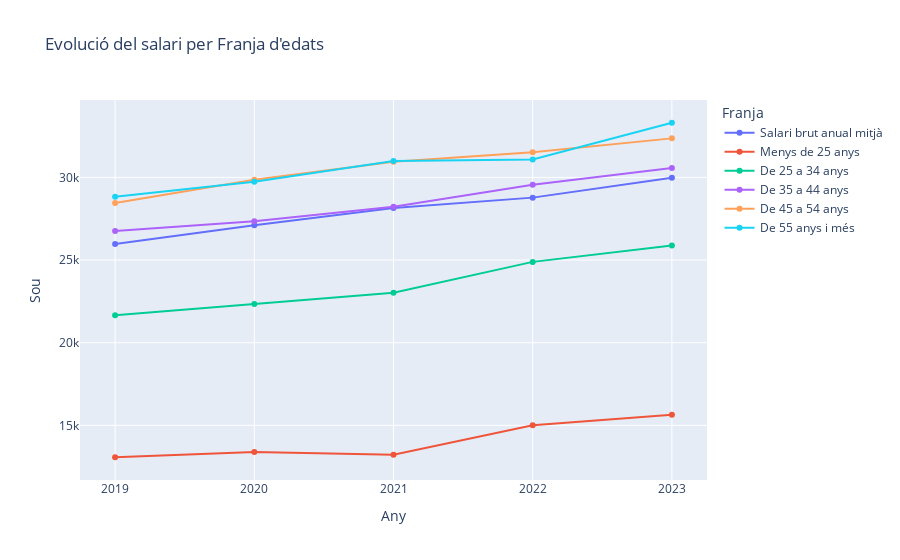

The notebook cell this image was saved under:
### Code cell
# Eliminar columna 'status' si existeix
if "status" in df_sou.columns:
    df_sou = df_sou.drop(columns=["status"])

# --- Filtrar els últims 5 anys ---
ultims_5 = sorted(df_sou["anyy"].unique())[-5]
df_sou_5 = df_sou[df_sou["anyy"] >= ultims_5]

# Gràfic de línia
fig = px.line(
    df_sou_5,
    x="anyy",
    y="salari",
    color="nom_agrup",
    markers=True,
    labels={"anyy": "Any", "salari": "Sou", "nom_agrup": "Franja"},
    title="Evolució del salari per Franja d'edats"
)

fig.show()

### Figure 1 — Plotly figure (JSON) as saved in the notebook; plotly's stock layout.template omitted (floating-point values rounded to 4 significant figures)
{"data": [{"hovertemplate": "Franja=Salari brut anual mitjà<br>Any=%{x}<br>Sou=%{y}<extra></extra>", "legendgroup": "Salari brut anual mitjà", "line": {"color": "#636efa", "dash": "solid"}, "marker": {"symbol": "circle"}, "mode": "lines+markers", "name": "Salari brut anual mitjà", "orientation": "v", "showlegend": true, "type": "scatter", "x": [2023, 2022, 2021, 2020, 2019], "xaxis": "x", "y": [29980.0, 28770.0, 28150.0, 27100.0, 25970.0], "yaxis": "y"}, {"hovertemplate": "Franja=Menys de 25 anys<br>Any=%{x}<br>Sou=%{y}<extra></extra>", "legendgroup": "Menys de 25 anys", "line": {"color": "#EF553B", "dash": "solid"}, "marker": {"symbol": "circle"}, "mode": "lines+markers", "name": "Menys de 25 anys", "orientation": "v", "showlegend": true, "type": "scatter", "x": [2023, 2022, 2021, 2020, 2019], "xaxis": "x", "y": [15640.0, 15000.0, 13220.0, 13390.0, 13070.0], "yaxis": "y"}, {"hovertemplate": "Franja=De 25 a 34 anys<br>Any=%{x}<br>Sou=%{y}<extra></extra>", "legendgroup": "De 25 a 34 anys", "line": {"color": "#00cc96", "dash": "solid"}, "marker": {"symbol": "circle"}, "mode": "lines+markers", "name": "De 25 a 34 anys", "orientation": "v", "showlegend": true, "type": "scatter", "x": [2023, 2022, 2021, 2020, 2019], "xaxis": "x", "y": [25880.0, 24890.0, 23030.0, 22340.0, 21660.0], "yaxis": "y"}, {"hovertemplate": "Franja=De 35 a 44 anys<br>Any=%{x}<br>Sou=%{y}<extra></extra>", "legendgroup": "De 35 a 44 anys", "line": {"color": "#ab63fa", "dash": "solid"}, "marker": {"symbol": "circle"}, "mode": "lines+markers", "name": "De 35 a 44 anys", "orientation": "v", "showlegend": true, "type": "scatter", "x": [2023, 2022, 2021, 2020, 2019], "xaxis": "x", "y": [30570.0, 29560.0, 28220.0, 27340.0, 26760.0], "yaxis": "y"}, {"hovertemplate": "Franja=De 45 a 54 anys<br>Any=%{x}<br>Sou=%{y}<extra></extra>", "legendgroup": "De 45 a 54 anys", "line": {"color": "#FFA15A", "dash": "solid"}, "marker": {"symbol": "circle"}, "mode": "lines+markers", "name": "De 45 a 54 anys", "orientation": "v", "showlegend": true, "type": "scatter", "x": [2023, 2022, 2021, 2020, 2019], "xaxis": "x", "y": [32360.0, 31510.0, 30940.0, 29850.0, 28450.0], "yaxis": "y"}, {"hovertemplate": "Franja=De 55 anys i més<br>Any=%{x}<br>Sou=%{y}<extra></extra>", "legendgroup": "De 55 anys i més", "line": {"color": "#19d3f3", "dash": "solid"}, "marker": {"symbol": "circle"}, "mode": "lines+markers", "name": "De 55 anys i més", "orientation": "v", "showlegend": true, "type": "scatter", "x": [2023, 2022, 2021, 2020, 2019], "xaxis": "x", "y": [33300.0, 31080.0, 31000.0, 29730.0, 28820.0], "yaxis": "y"}], "layout": {"legend": {"title": {"text": "Franja"}, "tracegroupgap": 0}, "title": {"text": "Evolució del salari per Franja d'edats"}, "xaxis": {"anchor": "y", "domain": [0, 1], "title": {"text": "Any"}}, "yaxis": {"anchor": "x", "domain": [0, 1], "title": {"text": "Sou"}}}}
